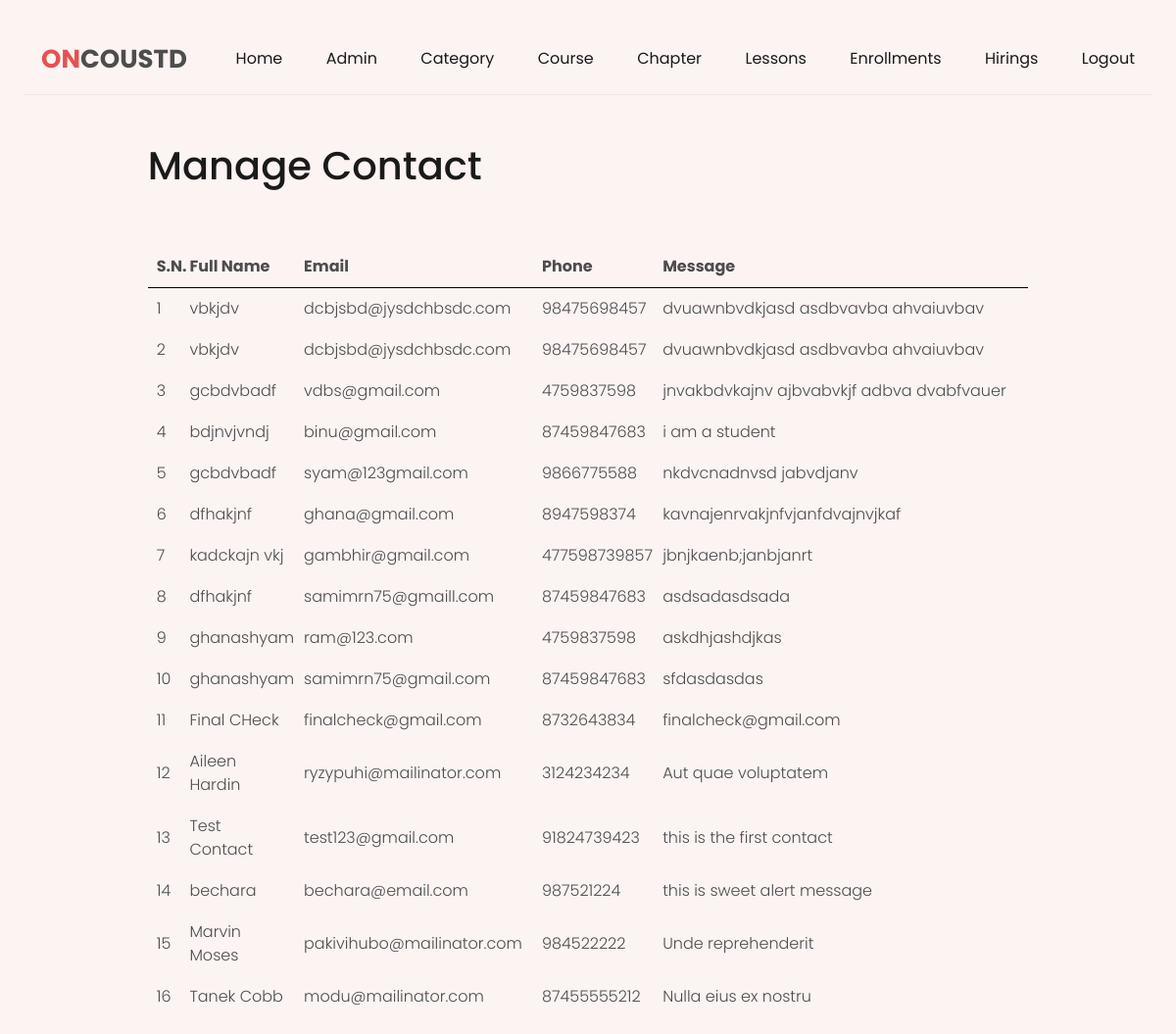
The page /admin/manage-contact.php (signed in) on the database its author committed.
### tables this page shows
CREATE TABLE `tbl_contact` (
  `id` int(11) NOT NULL,
  `fullname` varchar(200) NOT NULL,
  `email` varchar(200) NOT NULL,
  `phone` varchar(200) NOT NULL,
  `message` varchar(200) NOT NULL
);

### admin/manage-contact.php (the view, shortened to what this page needs)
<?php
include('admin-partials/header.php');
?>
<div class="main-content">
	<div class="wrapper">
		<h1>Manage Contact</h1>
		<br><br>
			<table class="tbl-full">
				<tr>
					<th>S.N.</th>
					<th>Full Name</th>
					<th>Email</th>
					<th>Phone</th>
                    <th>Message</th>
				</tr>
				<?php
					$sql = "SELECT * FROM tbl_contact";
					$res =  mysqli_query($conn,$sql);
					$count = mysqli_num_rows($res);
					$sn = 1;
					if($count>0)
					{
						while ($row = mysqli_fetch_assoc($res))
						{
							$fullname = $row['fullname'];
                            $email = $row['email'];
                            $phone = $row['phone'];
                            $message = $row['message'];
							?>
						<tr>
							<td><?php echo $sn++; ?></td>
							<td><?php echo $fullname; ?></td>
							<td><?php echo $email; ?></td>
                            <td><?php echo $phone; ?></td>
                            <td><?php echo $message; ?></td>
						</tr>
							<?php
						}
					}
					else
					{
						?>
						<tr>
							<td colspan="6"><div class="error">No Contact Sent.</div></td>
						</tr>
						<?php
					}
				?>
			</table>
	</div>
</div>

### css/admin.css (style rules this page uses)
:root { --orange: hsl(36, 80%, 50%); --white: hsl(0, 0%, 100%); --WHITE: hsl(0, 0%, 100%); --BLACK: hsl(0, 0%, 0%); --black-90: hsl(0, 0%, 10%); --black-70: hsl(0, 0%, 30%); --black-alpha-40: hsl(0, 0%, 0%, 0.4); --yellow-light: hsl(44, 95%, 83%); --green-light: hsl(158, 68%, 75%); --red-light: hsl(0, 84%, 80%); --orange-light: hsl(22, 85%, 80%); --select-box-bg-color: hsl(0, 0%, 100%); --border-color-1: hsl(0, 0%, 90%); }
body { background-color: var(--body-bg-color); font-family: 'Poppins', sans-serif; font-size: 16px; font-weight: 300; color: var(--black-70); min-height: 100vh; overflow-x: hidden; }
h1,h2,h3,h4,h5 { color: var(--black-90); line-height: 1.3; }
.wrapper { width: 80%; margin: 0 auto; padding: 1%; }
.tbl-full { width: 100%; }
table tr th { border-bottom: 1px solid black; padding: 1%; text-align: left; }
table tr td { padding: 1%; }
.main-content { padding: 3% 0; }

### css/colors/color-1.css (style rules this page uses)
:root { --hue-value-1:0; --hue-value-2:230; --main-color: hsl(var(--hue-value-1),74%, 61%); --button-hover-color: hsl(var(--hue-value-1), 57%, 53%); --body-bg-color:hsl(var(--hue-value-1), 63%, 97%); --border-color-2:hsl(var(--hue-value-1), 40%,93%); --shadow: 0 0 10px hsl(var(--hue-value-1), 40% , 90%); --body-gradient-bg-color-1: hsla(var(--hue-value-1), 100%, 50%,0.2); --body-gradient-bg-color-2: hsla(var(--hue-value-2), 100%, 50%,0.2); --decoration-bg-color-1: hsl(var(--hue-value-1), 100%, 70%); --decoration-bg-color-2: hsl(var(--hue-value-2), 100%, 70%); }

### rows shown on the page
tbl_contact: fullname "vbkjdv", email "dcbjsbd@jysdchbsdc.com", phone "98475698457", message "dvuawnbvdkjasd asdbvavba ahvaiuvbav"
tbl_contact: fullname "vbkjdv", email "dcbjsbd@jysdchbsdc.com", phone "98475698457", message "dvuawnbvdkjasd asdbvavba ahvaiuvbav"
tbl_contact: fullname "gcbdvbadf", email "vdbs@gmail.com", phone "4759837598", message "jnvakbdvkajnv ajbvabvkjf adbva dvabfvauer"
tbl_contact: fullname "bdjnvjvndj", email "binu@gmail.com", phone "87459847683", message "i am a student"
tbl_contact: fullname "gcbdvbadf", email "syam@123gmail.com", phone "9866775588", message "nkdvcnadnvsd jabvdjanv"
tbl_contact: fullname "dfhakjnf", email "ghana@gmail.com", phone "8947598374", message "kavnajenrvakjnfvjanfdvajnvjkaf"
tbl_contact: fullname "kadckajn vkj", email "gambhir@gmail.com", phone "477598739857", message "jbnjkaenb;janbjanrt"
tbl_contact: fullname "dfhakjnf", email "samimrn75@gmaill.com", phone "87459847683", message "asdsadasdsada"
tbl_contact: fullname "ghanashyam", email "ram@123.com", phone "4759837598", message "askdhjashdjkas"
tbl_contact: fullname "ghanashyam", email "samimrn75@gmail.com", phone "87459847683", message "sfdasdasdas"
tbl_contact: fullname "Final CHeck", email "finalcheck@gmail.com", phone "8732643834", message "finalcheck@gmail.com"
tbl_contact: fullname "Aileen Hardin", email "ryzypuhi@mailinator.com", phone "3124234234", message "Aut quae voluptatem"
tbl_contact: fullname "Test Contact", email "test123@gmail.com", phone "91824739423", message "this is the first contact"
tbl_contact: fullname "bechara", email "bechara@email.com", phone "987521224", message "this is sweet alert message"
tbl_contact: fullname "Marvin Moses", email "pakivihubo@mailinator.com", phone "984522222", message "Unde reprehenderit"
tbl_contact: fullname "Tanek Cobb", email "modu@mailinator.com", phone "87455555212", message "Nulla eius ex nostru"
